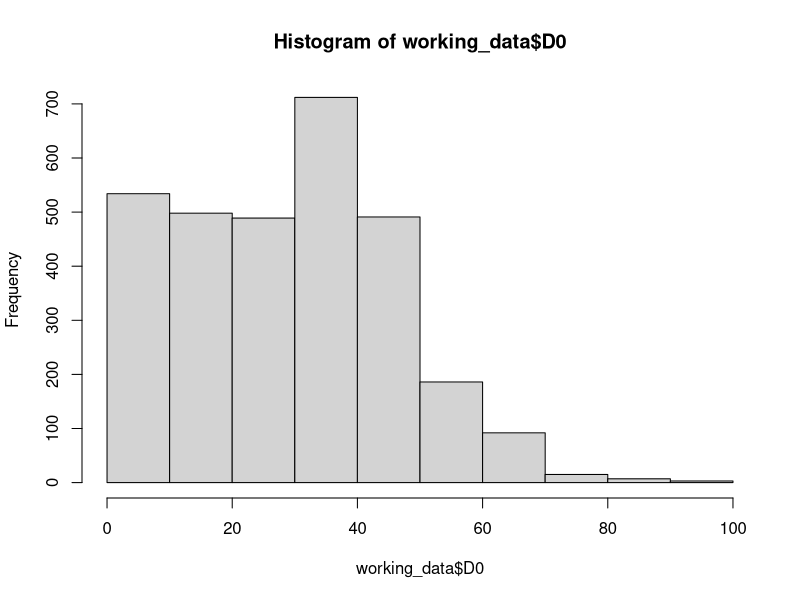
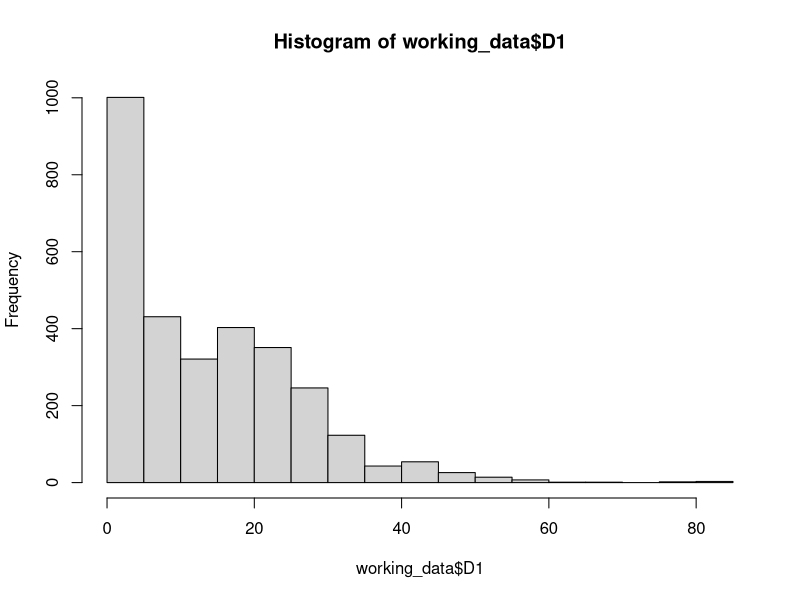
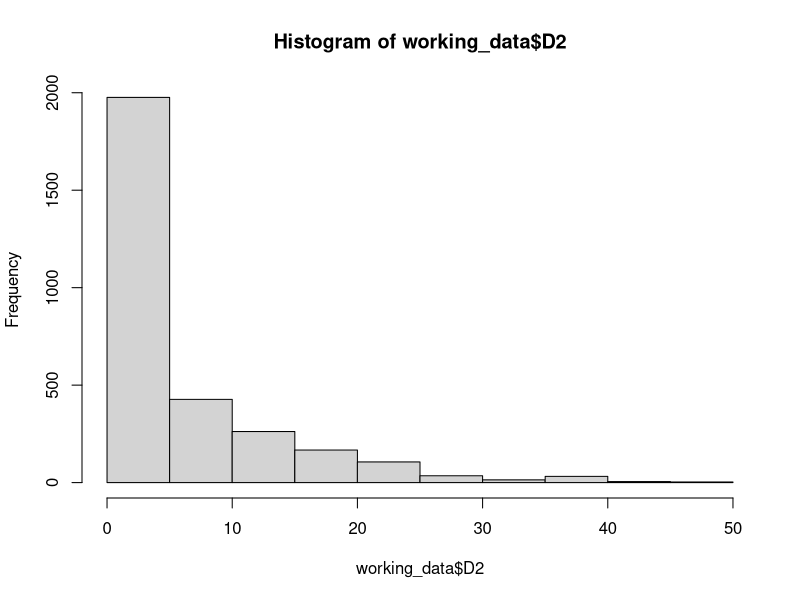
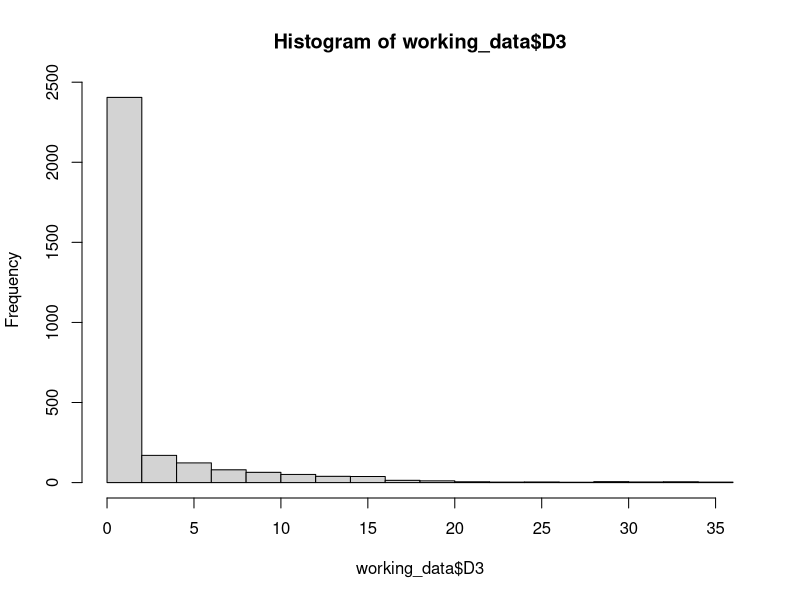
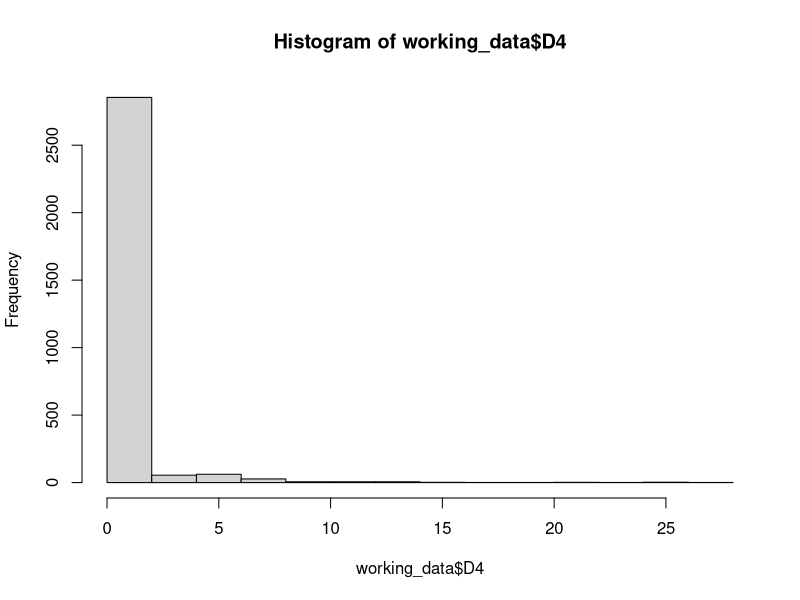
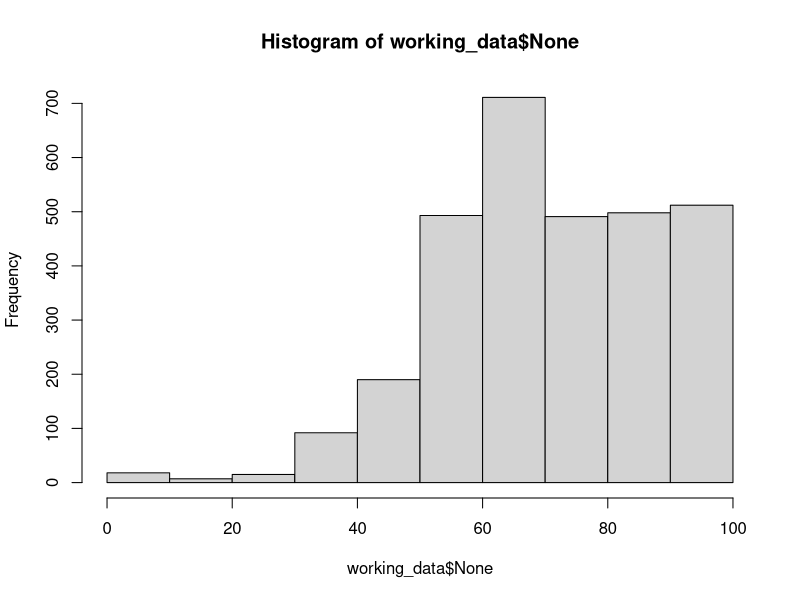
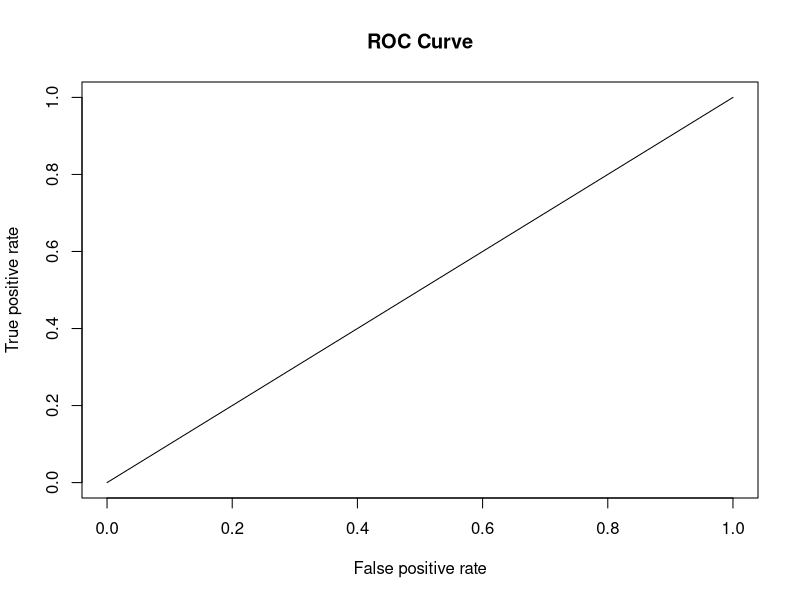

Source code (R) for these figures, in order: (Note: this script raises an error after producing the figures.)
#set up library
library(plyr)
library(ggplot2)
library(ROCR)
library(caret)

#import data 
vote_data <- read.csv("vote_drough.csv",header=T)

###############################
##### Data Pre processing #####
###############################

#Data structure check (vote_data year 2012)
names(vote_data)
str(vote_data)
# 0 is blue , 1 is red
table(vote_data$target)
#baseline when the model predict all RED = 0.79 
2384 / (643+2384)

#create data frame choose only necessary variables 
working_data <- data.frame(county = vote_data$county , state = vote_data$state , None = vote_data$None , D0 = vote_data$D0 , D1 = vote_data$D1, D2 = vote_data$D2 , D3 = vote_data$D3 , D4 = vote_data$D4 , target = as.factor(vote_data$target))
#splitting the data 
#create(split) INDEX for training data set only. [It's not split the data]
set.seed(12)

split_index <- createDataPartition(working_data$target,p=0.8,list=F)
train_data <- working_data[split_index,] 
test_data <- working_data[-split_index,]
nrow(working_data)
nrow(train_data)
nrow(test_data)

#plot

hist(working_data$D0)
hist(working_data$D1)
hist(working_data$D2)
hist(working_data$D3)
hist(working_data$D4)
hist(working_data$None)

#create model

#create trainControl for reuse 
trainControl <- trainControl(method = "repeatedcv", number = 5 , repeats = 5) 

###################################
####### Logistic Regression #######
###################################

logistic_model <- train(target ~ D0 + D1 + D2 + D3 + D4 + None , train_data, 
                        trControl = trainControl , 
                        method = "glm", 
                        preProcess = c("center","scale"))
#predict 
#train data set 
logistic_pred_train <- predict(logistic_model,type="raw")
summary(logistic_pred_train)

#Confusion Matrix with train data
confusionMatrix(as.factor(logistic_pred_train),train_data$target,mode='everything')

#test data set 
logistic_pred_test <- predict(logistic_model,newdata=test_data,type="raw")
summary(logistic_pred_test)

#Confusion Matrix with test data
logis_cm <- confusionMatrix(as.factor(logistic_pred_test),test_data$target,mode='everything')

#evaluate model
coef(logistic_model$finalModel)

#ROC and AUC 
logistic_prediction <- prediction(as.numeric(logistic_pred_test),test_data$target)
logistic_perf <- performance(logistic_prediction, "tpr", "fpr")
plot(logistic_perf, main="ROC Curve")

#AUC 
logistic_auc <- performance(rf_prediction,"auc")
logistic_auc_value <- logistic_auc@y.values[[1]] #area under curve
logistic_auc_value

###################################
######### Random Forrest ##########
###################################
#rf_trainControl <- trainControl(method = "cv", number = 5)
randomF_model <- train(target ~ D0 + D1 + D2 + D3 + D4 + None , train_data , 
                       trControl = trainControl , 
                       method = "ranger", 
                       tuneLength = 4,
                       preProcess = c("center","scale"))
plot(randomF_model)
print(randomF_model)
#predict model with data
#train data set 
randomF_pred_train <- predict(randomF_model,type="raw")
summary(randomF_pred_train)
#test data set 
randomF_pred_test <- predict(randomF_model,newdata=test_data,type="raw")
summary(randomF_pred_test)

#Confusion Matrix with train data
confusionMatrix(as.factor(randomF_pred_train),train_data$target,mode='everything')

#Confusion Matrix with test data
randomF_cm <- confusionMatrix(as.factor(randomF_pred_test),test_data$target,mode='everything')

#ROC and AUC 
rf_prediction <- prediction(as.numeric(randomF_pred_test),test_data$target)
rf_perf <- performance(rf_prediction, "tpr", "fpr")
plot(rf_perf, colorize=T,main="ROC Curve")

#AUC 
randomF_auc <- performance(rf_prediction,"auc")
randomF_auc_value <- randomF_auc@y.values[[1]] #area under curve
randomF_auc_value

###################################
############## KNN ################
###################################
knn_model <- train(target ~ D0 + D1 + D2 + D3 + D4 + None , train_data , 
                       trControl = trainControl , 
                       method = "knn", 
                       tuneLength = 10,
                       preProcess = c("center","scale"))
plot(knn_model)
print(knn_model)

#prediction
#train data set 
knn_pred_train <- predict(knn_model,type="raw")
summary(knn_pred_train)
#test data set 
knn_pred_test <- predict(knn_model,newdata=test_data,type="raw")

#Confusion Matrix with train data 
confusionMatrix(as.factor(knn_pred_train),train_data$target,mode='everything')

#Confusion Matrix with test data
knn_cm <- confusionMatrix(as.factor(knn_pred_test),test_data$target,mode='everything')

#ROC and AUC 
knn_prediction <- prediction(as.numeric(knn_pred_test),test_data$target)
knn_perf <- performance(knn_prediction, "tpr", "fpr")
plot(knn_perf, colorize=T,main="ROC Curve")

#AUC 
knn_auc <- performance(knn_prediction,"auc")
knn_auc_value <- knn_auc@y.values[[1]] #area under curve
knn_auc_value
############################################################
#Result

paste("AUC - Logistic: ", round(logistic_auc_value,4), "Random Forrest: ",round(randomF_auc_value,4),
      "KNN: ",round(knn_auc_value,4))

paste("Accuracy - Logistic",round(logis_cm$overall[1],4),"Random Forrest: ", round(randomF_cm$overall[1],4),
      "KNN: ",round(knn_cm$overall[1],4))
